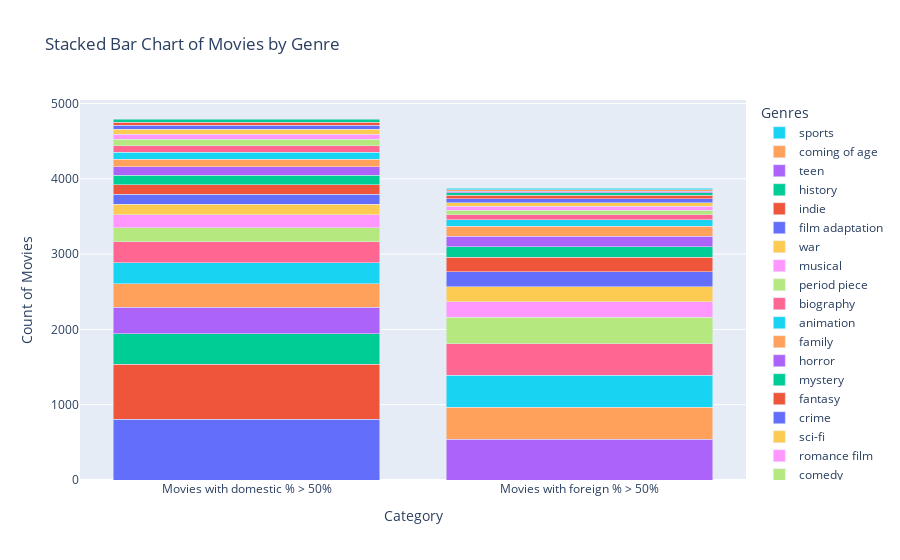

Notebook source saved alongside this figure:
### Markdown cell above
The plot below demonstrates how popular the respective genres are with each of the respective audiences. The split between the two bars seen below is between movies where a majority of the revenue came from domestic audiences (domestic revenue is greater than 50% of the total worldwide revenue) and those in which the majority of the revenue came from abroad (foreign revenue is greater than 50% of the total worldwide revenue). From the graph, we can see for example that certain genres are more popular with one audience than the other. For example, comedy does much better domestically probably due to cultural and linguistic reasons, while adventure is a genre that captivates a greater share of the foreign audience compared to the domestic audience most likely due to it being much lower on dialogue.

### Code cell
# df_genre = df.copy()
df_genre = df[[genre_col, domestic_col, foreign_col, 'Foreign_higher']].copy()
df_genre[genre_col] = df_genre[genre_col].str.split(', ')
df_genre = df_genre.explode(genre_col)

df_genre_domestic = df_genre[df_genre['Foreign_higher'] == 0]
df_genre_foreign = df_genre[df_genre['Foreign_higher'] == 1]

fig1 = create_stacked_genre_bar_chart(df_genre_domestic, df_genre_foreign)
save = False
fig1.show()
fig1.write_image("images/stacked.png")

### Figure 1 — Plotly figure (JSON) as saved in the notebook; plotly's stock layout.template omitted (floating-point values rounded to 4 significant figures)
{"data": [{"hoverinfo": "y", "name": "drama", "type": "bar", "x": ["Movies with domestic % > 50%"], "y": [810]}, {"hoverinfo": "y", "name": "comedy", "type": "bar", "x": ["Movies with domestic % > 50%"], "y": [727]}, {"hoverinfo": "y", "name": "thriller", "type": "bar", "x": ["Movies with domestic % > 50%"], "y": [408]}, {"hoverinfo": "y", "name": "romance film", "type": "bar", "x": ["Movies with domestic % > 50%"], "y": [347]}, {"hoverinfo": "y", "name": "action", "type": "bar", "x": ["Movies with domestic % > 50%"], "y": [313]}, {"hoverinfo": "y", "name": "adventure", "type": "bar", "x": ["Movies with domestic % > 50%"], "y": [284]}, {"hoverinfo": "y", "name": "crime", "type": "bar", "x": ["Movies with domestic % > 50%"], "y": [277]}, {"hoverinfo": "y", "name": "horror", "type": "bar", "x": ["Movies with domestic % > 50%"], "y": [185]}, {"hoverinfo": "y", "name": "family", "type": "bar", "x": ["Movies with domestic % > 50%"], "y": [172]}, {"hoverinfo": "y", "name": "mystery", "type": "bar", "x": ["Movies with domestic % > 50%"], "y": [143]}, {"hoverinfo": "y", "name": "indie", "type": "bar", "x": ["Movies with domestic % > 50%"], "y": [130]}, {"hoverinfo": "y", "name": "biography", "type": "bar", "x": ["Movies with domestic % > 50%"], "y": [128]}, {"hoverinfo": "y", "name": "fantasy", "type": "bar", "x": ["Movies with domestic % > 50%"], "y": [126]}, {"hoverinfo": "y", "name": "sci-fi", "type": "bar", "x": ["Movies with domestic % > 50%"], "y": [114]}, {"hoverinfo": "y", "name": "teen", "type": "bar", "x": ["Movies with domestic % > 50%"], "y": [95]}, {"hoverinfo": "y", "name": "sports", "type": "bar", "x": ["Movies with domestic % > 50%"], "y": [93]}, {"hoverinfo": "y", "name": "musical", "type": "bar", "x": ["Movies with domestic % > 50%"], "y": [91]}, {"hoverinfo": "y", "name": "period piece", "type": "bar", "x": ["Movies with domestic % > 50%"], "y": [85]}, {"hoverinfo": "y", "name": "coming of age", "type": "bar", "x": ["Movies with domestic % > 50%"], "y": [64]}, {"hoverinfo": "y", "name": "film adaptation", "type": "bar", "x": ["Movies with domestic % > 50%"], "y": [64]}, {"hoverinfo": "y", "name": "history", "type": "bar", "x": ["Movies with domestic % > 50%"], "y": [53]}, {"hoverinfo": "y", "name": "animation", "type": "bar", "x": ["Movies with domestic % > 50%"], "y": [44]}, {"hoverinfo": "y", "name": "war", "type": "bar", "x": ["Movies with domestic % > 50%"], "y": [42]}, {"hoverinfo": "y", "name": "drama", "type": "bar", "x": ["Movies with foreign % > 50%"], "y": [540]}, {"hoverinfo": "y", "name": "adventure", "type": "bar", "x": ["Movies with foreign % > 50%"], "y": [426]}, {"hoverinfo": "y", "name": "action", "type": "bar", "x": ["Movies with foreign % > 50%"], "y": [425]}, {"hoverinfo": "y", "name": "thriller", "type": "bar", "x": ["Movies with foreign % > 50%"], "y": [418]}, {"hoverinfo": "y", "name": "comedy", "type": "bar", "x": ["Movies with foreign % > 50%"], "y": [355]}, {"hoverinfo": "y", "name": "romance film", "type": "bar", "x": ["Movies with foreign % > 50%"], "y": [203]}, {"hoverinfo": "y", "name": "sci-fi", "type": "bar", "x": ["Movies with foreign % > 50%"], "y": [201]}, {"hoverinfo": "y", "name": "crime", "type": "bar", "x": ["Movies with foreign % > 50%"], "y": [195]}, {"hoverinfo": "y", "name": "fantasy", "type": "bar", "x": ["Movies with foreign % > 50%"], "y": [193]}, {"hoverinfo": "y", "name": "mystery", "type": "bar", "x": ["Movies with foreign % > 50%"], "y": [143]}, {"hoverinfo": "y", "name": "horror", "type": "bar", "x": ["Movies with foreign % > 50%"], "y": [141]}, {"hoverinfo": "y", "name": "family", "type": "bar", "x": ["Movies with foreign % > 50%"], "y": [132]}, {"hoverinfo": "y", "name": "animation", "type": "bar", "x": ["Movies with foreign % > 50%"], "y": [83]}, {"hoverinfo": "y", "name": "biography", "type": "bar", "x": ["Movies with foreign % > 50%"], "y": [69]}, {"hoverinfo": "y", "name": "period piece", "type": "bar", "x": ["Movies with foreign % > 50%"], "y": [57]}, {"hoverinfo": "y", "name": "musical", "type": "bar", "x": ["Movies with foreign % > 50%"], "y": [53]}, {"hoverinfo": "y", "name": "war", "type": "bar", "x": ["Movies with foreign % > 50%"], "y": [50]}, {"hoverinfo": "y", "name": "film adaptation", "type": "bar", "x": ["Movies with foreign % > 50%"], "y": [49]}, {"hoverinfo": "y", "name": "indie", "type": "bar", "x": ["Movies with foreign % > 50%"], "y": [48]}, {"hoverinfo": "y", "name": "history", "type": "bar", "x": ["Movies with foreign % > 50%"], "y": [37]}, {"hoverinfo": "y", "name": "teen", "type": "bar", "x": ["Movies with foreign % > 50%"], "y": [20]}, {"hoverinfo": "y", "name": "coming of age", "type": "bar", "x": ["Movies with foreign % > 50%"], "y": [19]}, {"hoverinfo": "y", "name": "sports", "type": "bar", "x": ["Movies with foreign % > 50%"], "y": [16]}], "layout": {"barmode": "stack", "legend": {"title": {"text": "Genres"}}, "showlegend": true, "title": {"text": "Stacked Bar Chart of Movies by Genre"}, "xaxis": {"title": {"text": "Category"}}, "yaxis": {"title": {"text": "Count of Movies"}}}}
